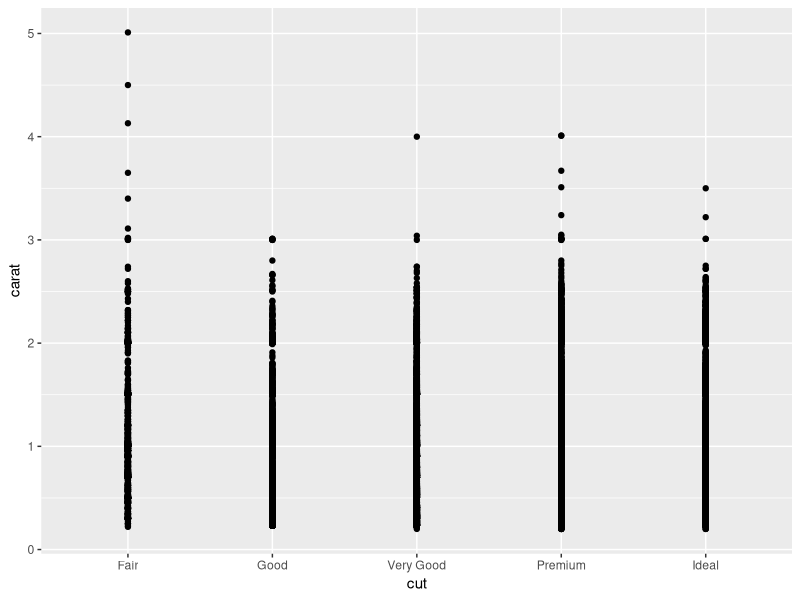
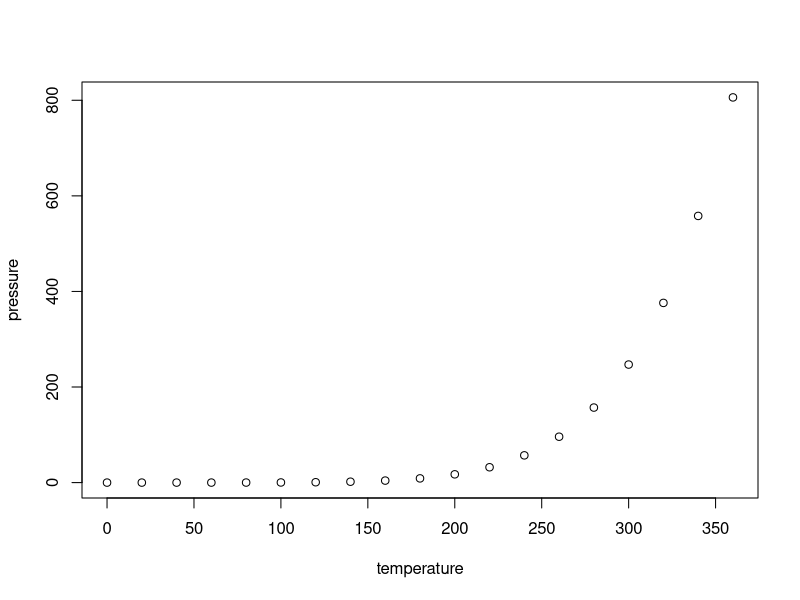

The R source for these figures, in order:
## ---- chunk 1
knitr::opts_chunk$set(echo = TRUE)
## ---- chunk 2
summary(cars)
library(ggplot2)
ggplot(diamonds, aes(cut, carat))+geom_point()
## ---- chunk 3
plot(pressure)
